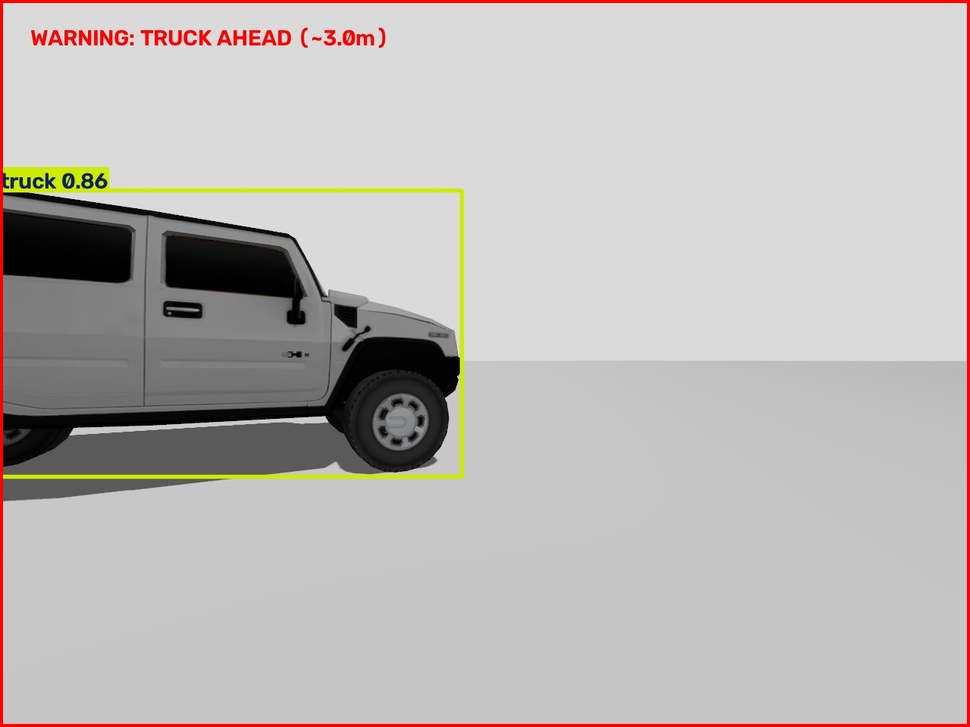
#> input picture 05_Autonomous_Drone_PX4_ROS2_YOLO_LLM/captures/latest.jpg, 970 x 727 px, shrunk from 1280 x 960 before the run, given in place of the camera
$ python hsv_tune.py
#> lines starting #> are read from the running program, lines starting #| are printed output that depends on the picture; after the words box and inside, x2 and y2 are one past the last pixel; in counts of white or black regions, pixels touching at a corner belong together
#!/usr/bin/env python3
import cv2
import numpy as np

def nothing(x):
    pass

cv2.namedWindow('HSV Tuner')
# Initial values for RED color detection
cv2.createTrackbar('H Min', 'HSV Tuner', 0, 179, nothing)
cv2.createTrackbar('H Max', 'HSV Tuner', 10, 179, nothing)
cv2.createTrackbar('S Min', 'HSV Tuner', 120, 255, nothing)
cv2.createTrackbar('S Max', 'HSV Tuner', 255, 255, nothing)
cv2.createTrackbar('V Min', 'HSV Tuner', 70, 255, nothing)
cv2.createTrackbar('V Max', 'HSV Tuner', 255, 255, nothing)

cap = cv2.VideoCapture(0)

print("\n--- HSV Tuner চালু হয়েছে ---")
print("১. স্লাইডার নেড়ে শুধু তোমার রঙিন অবজেক্টটিকে সাদা (White) করো।")
print("২. টার্মিনালে রেঞ্জ প্রিন্ট করতে কিবোর্ডে 'p' চাপো।")
print("৩. বের হতে 'q' বা Esc চাপো।\n")

while True:
    ret, frame = cap.read()
#> frame is the input picture: shape (727, 970, 3); mean B, G, R 182.5, 184.6, 188.7
    if not ret:
        break

    frame = cv2.flip(frame, 1)  # Mirror view
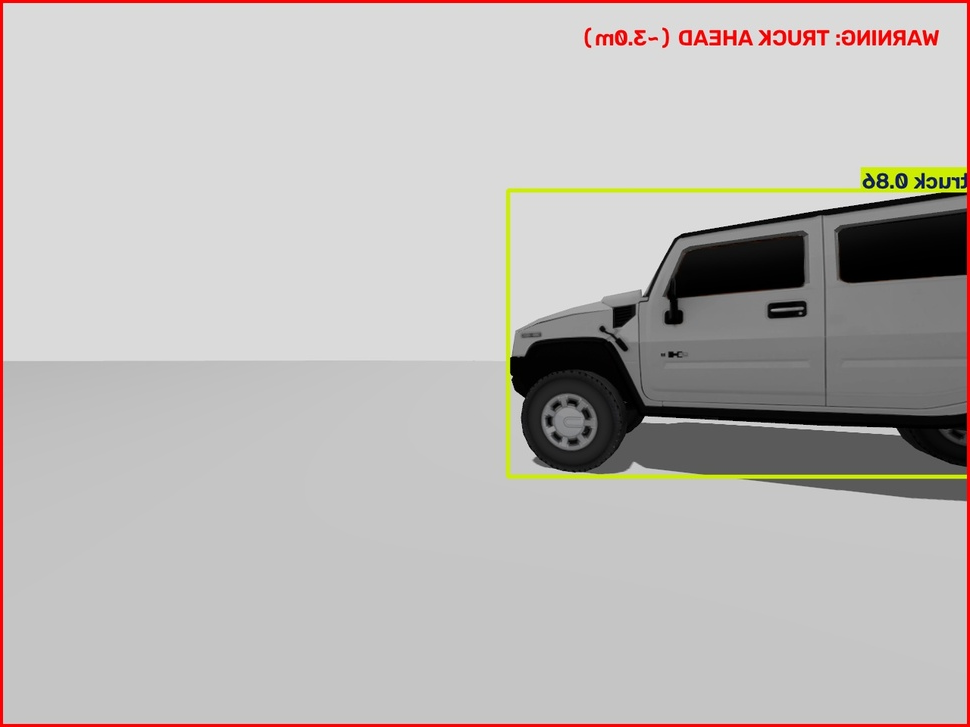
#> frame: shape (727, 970, 3); mean B, G, R 182.5, 184.6, 188.7
    hsv = cv2.cvtColor(frame, cv2.COLOR_BGR2HSV)
#> hsv: shape (727, 970, 3); mean H, S, V 6.6, 8.7, 189.1

    h_min = cv2.getTrackbarPos('H Min', 'HSV Tuner')
    h_max = cv2.getTrackbarPos('H Max', 'HSV Tuner')
    s_min = cv2.getTrackbarPos('S Min', 'HSV Tuner')
    s_max = cv2.getTrackbarPos('S Max', 'HSV Tuner')
    v_min = cv2.getTrackbarPos('V Min', 'HSV Tuner')
    v_max = cv2.getTrackbarPos('V Max', 'HSV Tuner')

    lower = np.array([h_min, s_min, v_min])
    upper = np.array([h_max, s_max, v_max])

    mask = cv2.inRange(hsv, lower, upper)
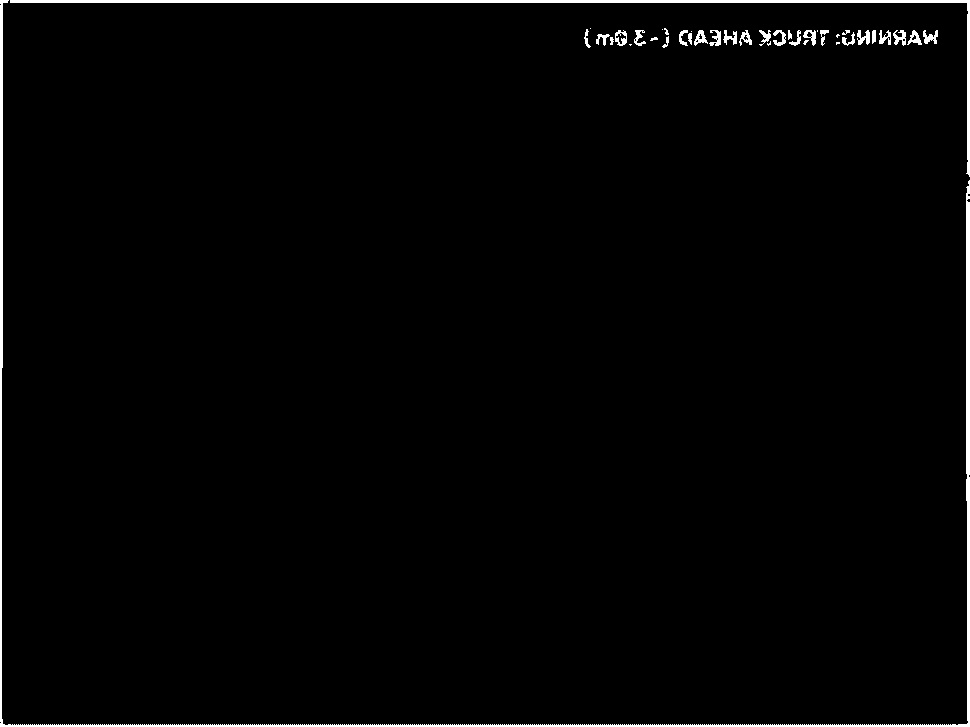
#> mask: shape (727, 970); 1.7% white; 39 white regions (10 under 20 px), largest, box (x1, y1, x2, y2) and area: (0, 0, 970, 727) 6181, (10, 0, 970, 177) 3393, (857, 30, 870, 45) 122
    result = cv2.bitwise_and(frame, frame, mask=mask)
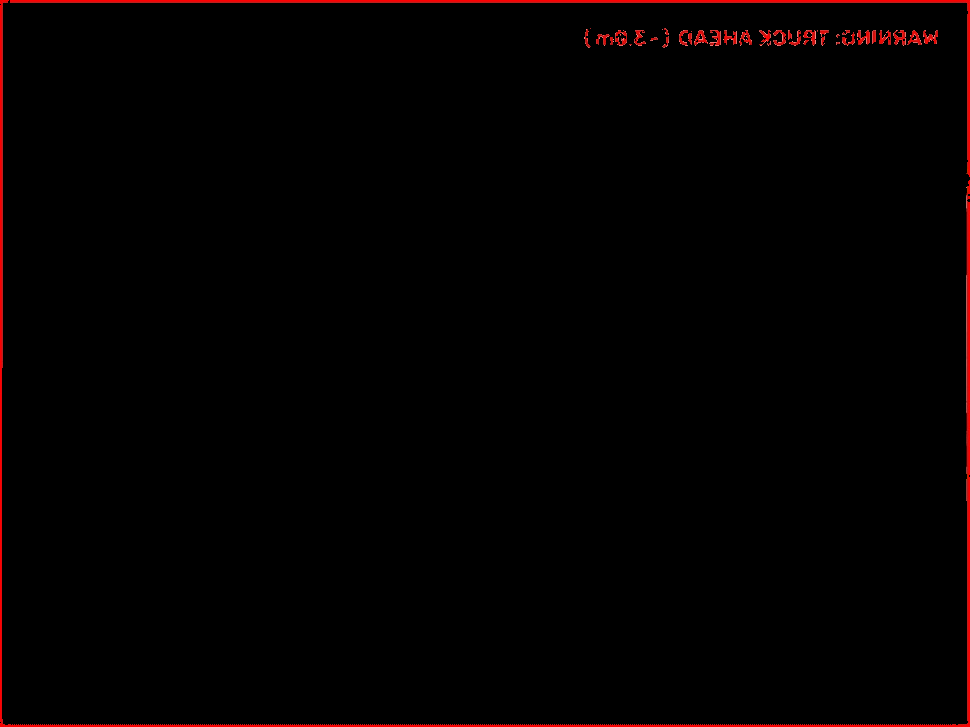
#> result: shape (727, 970, 3); mean B, G, R 0.3, 0.3, 3.7

    cv2.imshow('Original Camera', frame)
    cv2.imshow('Mask (Only object should be white)', mask)

    key = cv2.waitKey(1) & 0xFF
#> (key q is pressed here)
    if key == ord('p'):
        print(f"\n[HSV Values] --hsv {h_min} {s_min} {v_min} {h_max} {s_max} {v_max}")
    elif key == ord('q') or key == 27:
        break

cap.release()
cv2.destroyAllWindows()
